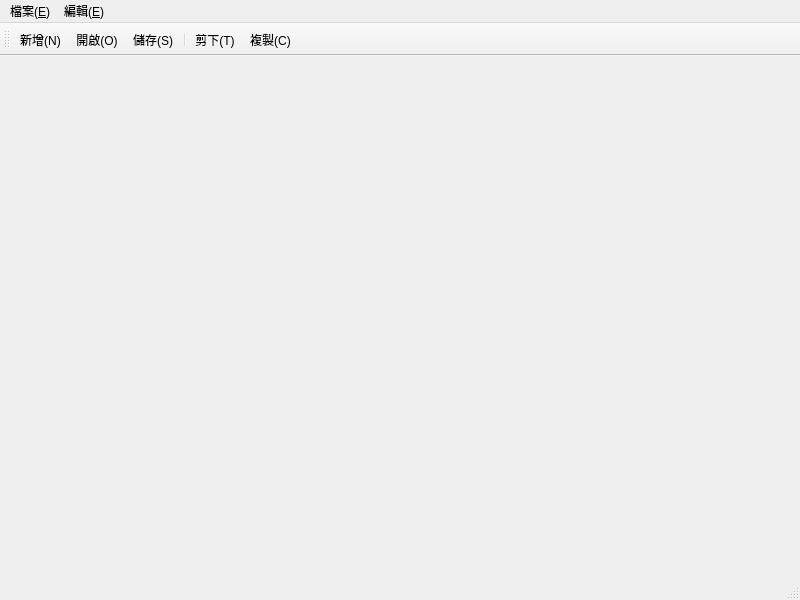
<?xml version="1.0" encoding="UTF-8"?>
<ui version="4.0">
 <class>MainWindow</class>
 <widget class="QMainWindow" name="MainWindow">
  <property name="geometry">
   <rect>
    <x>0</x>
    <y>0</y>
    <width>800</width>
    <height>600</height>
   </rect>
  </property>
  <property name="windowTitle">
   <string>MainWindow</string>
  </property>
  <widget class="QWidget" name="centralwidget"/>
  <widget class="QMenuBar" name="menubar">
   <property name="geometry">
    <rect>
     <x>0</x>
     <y>0</y>
     <width>800</width>
     <height>21</height>
    </rect>
   </property>
   <widget class="QMenu" name="menu_E">
    <property name="title">
     <string>檔案(&amp;E)</string>
    </property>
    <addaction name="separator"/>
    <addaction name="action_3"/>
    <addaction name="action_O"/>
    <addaction name="action_C"/>
    <addaction name="separator"/>
    <addaction name="action_S"/>
    <addaction name="action_A"/>
    <addaction name="separator"/>
    <addaction name="action_X"/>
   </widget>
   <widget class="QMenu" name="menu_E_2">
    <property name="title">
     <string>編輯(&amp;E)</string>
    </property>
    <addaction name="action_U"/>
    <addaction name="action_T"/>
    <addaction name="action_C_2"/>
    <addaction name="action_A_2"/>
   </widget>
   <addaction name="menu_E"/>
   <addaction name="menu_E_2"/>
  </widget>
  <widget class="QStatusBar" name="statusbar"/>
  <widget class="QToolBar" name="mainToolBar">
   <property name="windowTitle">
    <string>工具列</string>
   </property>
   <attribute name="toolBarArea">
    <enum>TopToolBarArea</enum>
   </attribute>
   <attribute name="toolBarBreak">
    <bool>false</bool>
   </attribute>
   <addaction name="action_3"/>
   <addaction name="action_O"/>
   <addaction name="action_S"/>
   <addaction name="separator"/>
   <addaction name="action_T"/>
   <addaction name="action_C_2"/>
  </widget>
  <action name="action_3">
   <property name="text">
    <string>新增(&amp;N)</string>
   </property>
   <property name="shortcut">
    <string>Ctrl+N</string>
   </property>
  </action>
  <action name="action_O">
   <property name="text">
    <string>開啟(&amp;O)</string>
   </property>
   <property name="shortcut">
    <string>Ctrl+O</string>
   </property>
  </action>
  <action name="action_C">
   <property name="text">
    <string>關閉(&amp;C)</string>
   </property>
  </action>
  <action name="action_S">
   <property name="text">
    <string>儲存(&amp;S)</string>
   </property>
   <property name="shortcut">
    <string>Ctrl+S</string>
   </property>
  </action>
  <action name="action_A">
   <property name="text">
    <string>另存(&amp;A)</string>
   </property>
  </action>
  <action name="action_X">
   <property name="text">
    <string>退出(&amp;X)</string>
   </property>
  </action>
  <action name="action_U">
   <property name="text">
    <string>還原(&amp;U)</string>
   </property>
   <property name="shortcut">
    <string>Ctrl+Z</string>
   </property>
  </action>
  <action name="action_T">
   <property name="text">
    <string>剪下(&amp;T)</string>
   </property>
   <property name="shortcut">
    <string>Ctrl+X</string>
   </property>
  </action>
  <action name="action_C_2">
   <property name="text">
    <string>複製(&amp;C)</string>
   </property>
   <property name="shortcut">
    <string>Ctrl+C</string>
   </property>
  </action>
  <action name="action_A_2">
   <property name="text">
    <string>全選(&amp;A)</string>
   </property>
   <property name="shortcut">
    <string>Ctrl+A</string>
   </property>
  </action>
 </widget>
 <resources/>
 <connections/>
</ui>
